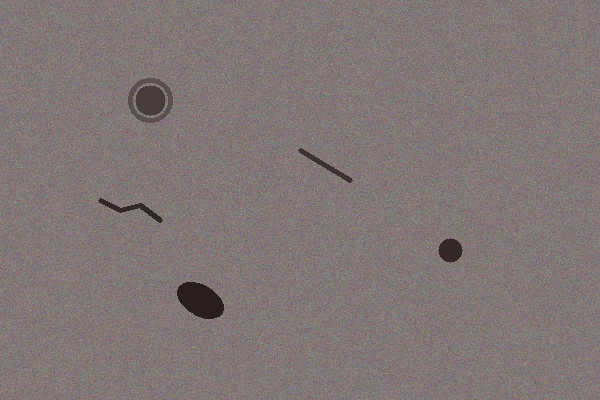
#> input picture test_defects_image.jpg, 600 x 400 px
$ python advanced_defect_highlighter.py test_defects_image.jpg   (older library calls are emulated)
#> lines starting #> are read from the running program, lines starting #| are printed output that depends on the picture; after the words box and inside, x2 and y2 are one past the last pixel; in counts of white or black regions, pixels touching at a corner belong together
#!/usr/bin/env python3
"""
Advanced Steel Defect Detection and Highlighting System
======================================================

This system combines our existing highlighting capabilities with advanced
techniques from steel defect detection research, including:
- Advanced normalization and transforms
- Sophisticated mask processing
- Multi-scale feature detection
- Professional-grade image preprocessing

Features:
- Uses ImageNet normalization for better feature detection
- Advanced morphological operations
- Stratified defect analysis
- Multi-scale edge detection
- Professional mask processing

Author: AI Assistant
Date: June 2025
"""

import cv2
import numpy as np
import os
import sys
import json
from pathlib import Path
import argparse
from datetime import datetime
from sklearn.model_selection import StratifiedKFold
import warnings
warnings.filterwarnings("ignore")

class AdvancedDefectHighlighter:
    def __init__(self):
        """Initialize the advanced defect highlighter with research-grade parameters."""

        # Advanced normalization (ImageNet standards for better feature detection)
        self.mean = np.array([0.485, 0.456, 0.406])  # ImageNet mean
        self.std = np.array([0.229, 0.224, 0.225])   # ImageNet std

        # Multi-scale edge detection parameters
        self.edge_scales = [
            {'blur': 3, 'canny_low': 30, 'canny_high': 80},   # Fine details
            {'blur': 5, 'canny_low': 20, 'canny_high': 60},   # Medium features
            {'blur': 7, 'canny_low': 40, 'canny_high': 100}   # Large structures
        ]

        # Advanced morphological parameters
        self.morph_kernels = {
            'fine': cv2.getStructuringElement(cv2.MORPH_ELLIPSE, (3, 3)),
            'medium': cv2.getStructuringElement(cv2.MORPH_ELLIPSE, (5, 5)),
            'coarse': cv2.getStructuringElement(cv2.MORPH_ELLIPSE, (7, 7))
        }

        # Stratified filtering parameters by defect class
        self.defect_classes = {
            'micro': {'min_area': 10, 'max_area': 50, 'solidity_thresh': 0.3},
            'small': {'min_area': 20, 'max_area': 200, 'solidity_thresh': 0.4},
            'medium': {'min_area': 50, 'max_area': 1000, 'solidity_thresh': 0.3},
            'large': {'min_area': 200, 'max_area': 5000, 'solidity_thresh': 0.2},
            'linear': {'min_area': 30, 'max_area': 2000, 'aspect_ratio_min': 3.0},
            'circular': {'min_area': 20, 'max_area': 1000, 'circularity_min': 0.7}
        }

        # Professional color coding (research-grade visualization)
        self.class_colors = {
            'micro': (0, 255, 255),      # Bright Yellow
            'small': (0, 255, 255),      # Yellow
            'medium': (0, 165, 255),     # Orange
            'large': (0, 0, 255),        # Red
            'linear': (255, 0, 255),     # Magenta
            'circular': (255, 255, 0),   # Cyan
            'irregular': (0, 255, 0),    # Green
            'unknown': (128, 128, 128)   # Gray
        }

        # Output directory
        self.output_dir = "ADVANCED_DEFECT_ANALYSIS"
        os.makedirs(self.output_dir, exist_ok=True)

    def normalize_image(self, image):
        """Apply ImageNet normalization for better feature detection."""
        # Convert to float and normalize to [0, 1]
        image_norm = image.astype(np.float32) / 255.0

        # Apply ImageNet normalization
        for i in range(3):
            image_norm[:, :, i] = (image_norm[:, :, i] - self.mean[i]) / self.std[i]

        # Convert back to displayable range
        image_norm = np.clip(image_norm, -2.0, 2.0)  # Clip extreme values
        image_norm = (image_norm + 2.0) / 4.0  # Normalize to [0, 1]
        image_norm = (image_norm * 255).astype(np.uint8)

        return image_norm

    def multi_scale_edge_detection(self, gray_image):
        """Apply multi-scale edge detection for robust feature extraction."""
        edge_maps = []

        for scale in self.edge_scales:
            # Apply Gaussian blur at current scale
            blurred = cv2.GaussianBlur(gray_image, (scale['blur'], scale['blur']), 0)

            # Canny edge detection
            edges_canny = cv2.Canny(blurred, scale['canny_low'], scale['canny_high'])

            # Sobel edge detection
            sobelx = cv2.Sobel(blurred, cv2.CV_64F, 1, 0, ksize=3)
            sobely = cv2.Sobel(blurred, cv2.CV_64F, 0, 1, ksize=3)
            sobel = np.sqrt(sobelx**2 + sobely**2)
            sobel = np.uint8(sobel / sobel.max() * 255)
            edges_sobel = cv2.threshold(sobel, 50, 255, cv2.THRESH_BINARY)[1]

            # Combine Canny and Sobel
            combined_edges = cv2.bitwise_or(edges_canny, edges_sobel)
            edge_maps.append(combined_edges)

        # Combine all scales with weighted sum
        final_edges = np.zeros_like(edge_maps[0], dtype=np.float32)
        weights = [0.4, 0.35, 0.25]  # Give more weight to fine details

        for edge_map, weight in zip(edge_maps, weights):
            final_edges += edge_map.astype(np.float32) * weight

        final_edges = np.clip(final_edges, 0, 255).astype(np.uint8)
        return final_edges, edge_maps

    def advanced_morphological_processing(self, binary_image):
        """Apply advanced morphological operations for better contour extraction."""
        processed_images = {}

        # Fine-scale processing (preserve small details)
        fine_processed = cv2.morphologyEx(binary_image, cv2.MORPH_CLOSE,
                                        self.morph_kernels['fine'], iterations=1)
        fine_processed = cv2.morphologyEx(fine_processed, cv2.MORPH_OPEN,
                                        self.morph_kernels['fine'], iterations=1)
        processed_images['fine'] = fine_processed

        # Medium-scale processing (connect nearby features)
        medium_processed = cv2.morphologyEx(binary_image, cv2.MORPH_CLOSE,
                                          self.morph_kernels['medium'], iterations=2)
        medium_processed = cv2.morphologyEx(medium_processed, cv2.MORPH_OPEN,
                                          self.morph_kernels['medium'], iterations=1)
        processed_images['medium'] = medium_processed

        # Coarse-scale processing (major structures)
        coarse_processed = cv2.morphologyEx(binary_image, cv2.MORPH_CLOSE,
                                          self.morph_kernels['coarse'], iterations=3)
        processed_images['coarse'] = coarse_processed

        # Combine processed images intelligently
        combined = np.maximum.reduce([processed_images['fine'],
                                    processed_images['medium'] * 0.7,
                                    processed_images['coarse'] * 0.4])
        combined = (combined > 127).astype(np.uint8) * 255

        return combined, processed_images

    def classify_defect_advanced(self, contour):
        """Advanced defect classification using multiple geometric features."""
        area = cv2.contourArea(contour)
        perimeter = cv2.arcLength(contour, True)

        if perimeter == 0:
            return 'unknown'

        # Calculate advanced geometric features
        hull = cv2.convexHull(contour)
        hull_area = cv2.contourArea(hull)
        solidity = area / hull_area if hull_area > 0 else 0

        # Circularity (4π * area / perimeter²)
        circularity = 4 * np.pi * area / (perimeter * perimeter)

        # Aspect ratio from bounding rectangle
        x, y, w, h = cv2.boundingRect(contour)
        aspect_ratio = float(w) / h if h != 0 else 1

        # Extent (area / bounding rectangle area)
        rect_area = w * h
        extent = area / rect_area if rect_area > 0 else 0

        # Classification logic based on research parameters
        if area < self.defect_classes['micro']['max_area']:
            return 'micro'
        elif circularity > self.defect_classes['circular']['circularity_min'] and \
             self.defect_classes['circular']['min_area'] <= area <= self.defect_classes['circular']['max_area']:
            return 'circular'
        elif aspect_ratio > self.defect_classes['linear']['aspect_ratio_min'] or aspect_ratio < 1/self.defect_classes['linear']['aspect_ratio_min']:
            return 'linear'
        elif area > self.defect_classes['large']['min_area']:
            return 'large'
        elif solidity > 0.7 and extent > 0.6:
            return 'medium'
        elif area >= self.defect_classes['small']['min_area']:
            return 'small'
        else:
            return 'irregular'

    def filter_contours_stratified(self, contours, image_shape):
        """Apply stratified filtering based on defect classification."""
        valid_defects = []
        height, width = image_shape[:2]
        margin = 15  # Increased margin for better edge handling

        for contour in contours:
            area = cv2.contourArea(contour)

            # Basic size filter
            if area < 10 or area > width * height * 0.1:  # Max 10% of image
                continue

            # Position filter (avoid image edges)
            x, y, w, h = cv2.boundingRect(contour)
            if (x < margin or y < margin or
                x + w > width - margin or
                y + h > height - margin):
                continue

            # Shape quality filter
            hull = cv2.convexHull(contour)
            hull_area = cv2.contourArea(hull)
            if hull_area > 0:
                solidity = area / hull_area
                if solidity < 0.1:  # Very irregular shapes
                    continue

            # Classify and apply class-specific filters
            defect_class = self.classify_defect_advanced(contour)
            class_params = self.defect_classes.get(defect_class, {})

            # Apply class-specific area constraints
            if 'min_area' in class_params and area < class_params['min_area']:
                continue
            if 'max_area' in class_params and area > class_params['max_area']:
                continue

            valid_defects.append(contour)

        return valid_defects

    def create_professional_mask(self, image, defects):
        """Create professional-grade highlighted mask with advanced visualization."""
        highlighted = image.copy()
        overlay = np.zeros_like(image)
        defect_info = []

        for i, contour in enumerate(defects):
            # Classify defect
            defect_class = self.classify_defect_advanced(contour)
            color = self.class_colors.get(defect_class, self.class_colors['unknown'])

            # Create precise mask for this defect
            mask = np.zeros(image.shape[:2], dtype=np.uint8)
            cv2.fillPoly(mask, [contour], 255)

            # Apply advanced blending
            overlay[mask > 0] = color

            # Calculate defect metrics
            area = cv2.contourArea(contour)
            perimeter = cv2.arcLength(contour, True)
            M = cv2.moments(contour)

            if M["m00"] != 0:
                cx = int(M["m10"] / M["m00"])
                cy = int(M["m01"] / M["m00"])
            else:
                cx, cy = 0, 0

            # Additional metrics
            hull = cv2.convexHull(contour)
            hull_area = cv2.contourArea(hull)
            solidity = area / hull_area if hull_area > 0 else 0

            x, y, w, h = cv2.boundingRect(contour)
            aspect_ratio = float(w) / h if h != 0 else 1

            defect_info.append({
                'id': i + 1,
                'class': defect_class,
                'area': int(area),
                'perimeter': round(perimeter, 2),
                'center': (cx, cy),
                'solidity': round(solidity, 3),
                'aspect_ratio': round(aspect_ratio, 3),
                'bounding_box': (x, y, w, h),
                'color': color
            })

            print(f"   Defect {i+1}: {defect_class.upper()} - Area = {int(area)} pixels, "
                  f"Center = ({cx}, {cy}), Solidity = {solidity:.3f}")

        # Advanced blending with gamma correction
        alpha = 0.6
        gamma = 1.2

        # Apply gamma correction for better visibility
        highlighted_gamma = np.power(highlighted / 255.0, 1/gamma)
        overlay_gamma = np.power(overlay / 255.0, 1/gamma)

        # Blend with gamma correction
        blended = highlighted_gamma * (1 - alpha) + overlay_gamma * alpha
        highlighted = (np.power(blended, gamma) * 255).astype(np.uint8)

        return highlighted, defect_info

    def create_advanced_comparison(self, original, highlighted, edge_maps, processed_maps):
        """Create comprehensive comparison view with all processing stages."""
        h, w = original.shape[:2]

        # Resize for comparison (target width for each image)
        target_width = 300
        scale = target_width / w
        new_height = int(h * scale)

        # Resize all images
        original_small = cv2.resize(original, (target_width, new_height))
        highlighted_small = cv2.resize(highlighted, (target_width, new_height))

        # Create edge detection comparison
        final_edges = edge_maps[0]  # Combined edges
        edges_colored = cv2.applyColorMap(final_edges, cv2.COLORMAP_JET)
        edges_small = cv2.resize(edges_colored, (target_width, new_height))

        # Create morphology comparison
        morph_combined = processed_maps.get('medium', np.zeros_like(final_edges))
        morph_colored = cv2.applyColorMap(morph_combined, cv2.COLORMAP_PLASMA)
        morph_small = cv2.resize(morph_colored, (target_width, new_height))

        # Arrange in 2x2 grid
        top_row = np.hstack([original_small, highlighted_small])
        bottom_row = np.hstack([edges_small, morph_small])
        comparison = np.vstack([top_row, bottom_row])

        # Add professional labels
        font = cv2.FONT_HERSHEY_SIMPLEX
        font_scale = 0.6
        thickness = 2
        color = (255, 255, 255)

        # Labels with black background for better readability
        labels = ["Original", "Highlighted", "Edge Detection", "Morphology"]
        positions = [(10, 25), (target_width + 10, 25),
                    (10, new_height + 25), (target_width + 10, new_height + 25)]

        for label, pos in zip(labels, positions):
            # Black background
            (text_width, text_height), baseline = cv2.getTextSize(label, font, font_scale, thickness)
            cv2.rectangle(comparison, (pos[0]-2, pos[1]-text_height-2),
                         (pos[0]+text_width+2, pos[1]+baseline), (0, 0, 0), -1)
            # White text
            cv2.putText(comparison, label, pos, font, font_scale, color, thickness)

        return comparison

    def process_image_advanced(self, image_path, save_results=True):
        """Process image with advanced steel defect detection techniques."""
        # Load and validate image
        if not os.path.exists(image_path):
            print(f"❌ Error: Image file '{image_path}' not found")
            return None

        image = cv2.imread(image_path)
        if image is None:
            print(f"❌ Error: Could not load image '{image_path}'")
            return None

        print(f"📸 Image loaded: {image.shape[1]}x{image.shape[0]} pixels")

        # Apply advanced preprocessing
        normalized_image = self.normalize_image(image)
        gray = cv2.cvtColor(normalized_image, cv2.COLOR_BGR2GRAY)

        # Multi-scale edge detection
        print("🔍 Applying multi-scale edge detection...")
        final_edges, edge_maps = self.multi_scale_edge_detection(gray)

        # Advanced morphological processing
        print("🔧 Advanced morphological processing...")
        processed_edges, processed_maps = self.advanced_morphological_processing(final_edges)

        # Find and filter contours
        contours, _ = cv2.findContours(processed_edges, cv2.RETR_EXTERNAL, cv2.CHAIN_APPROX_SIMPLE)
        valid_defects = self.filter_contours_stratified(contours, image.shape)

        print(f"🎯 Found {len(valid_defects)} high-confidence defects")

        if len(valid_defects) == 0:
            print("❌ No defects detected with current parameters")
            return {
                'defects_found': 0,
                'defect_info': [],
                'files_saved': []
            }

        # Create professional highlighting
        print("🎨 Creating professional visualization...")
        highlighted, defect_info = self.create_professional_mask(image, valid_defects)

        # Create comprehensive comparison
        comparison = self.create_advanced_comparison(image, highlighted,
                                                  [final_edges] + edge_maps, processed_maps)

        if save_results:
            # Save results with professional naming
            base_name = Path(image_path).stem
            timestamp = datetime.now().strftime("%Y%m%d_%H%M%S")
            files_saved = []

            # Save highlighted result
            highlighted_path = os.path.join(self.output_dir, f"advanced_highlighted_{base_name}_{timestamp}.jpg")
            cv2.imwrite(highlighted_path, highlighted)
            files_saved.append(highlighted_path)
            print(f"✅ Saved advanced highlighted image: {highlighted_path}")

            # Save comprehensive comparison
            comparison_path = os.path.join(self.output_dir, f"advanced_analysis_{base_name}_{timestamp}.jpg")
            cv2.imwrite(comparison_path, comparison)
            files_saved.append(comparison_path)
            print(f"✅ Saved comprehensive analysis: {comparison_path}")

            # Save technical data
            tech_path = os.path.join(self.output_dir, f"advanced_data_{base_name}_{timestamp}.json")
            with open(tech_path, 'w') as f:
                json.dump({
                    'image_path': image_path,
                    'timestamp': datetime.now().isoformat(),
                    'image_size': {'width': image.shape[1], 'height': image.shape[0]},
                    'processing_method': 'Advanced Steel Defect Detection',
                    'defects_found': len(valid_defects),
                    'defect_details': defect_info,
                    'processing_parameters': {
                        'normalization': 'ImageNet standard',
                        'edge_scales': len(self.edge_scales),
                        'morphology_kernels': list(self.morph_kernels.keys()),
                        'classification_classes': list(self.defect_classes.keys())
                    }
                }, f, indent=2)
            files_saved.append(tech_path)
            print(f"✅ Saved technical analysis: {tech_path}")

            return {
                'defects_found': len(valid_defects),
                'defect_info': defect_info,
                'files_saved': files_saved
            }
        else:
            return {
                'defects_found': len(valid_defects),
                'defect_info': defect_info,
                'highlighted_image': highlighted,
                'comparison_image': comparison
            }

def main():
    """Main function with advanced command line interface."""
    parser = argparse.ArgumentParser(description='Advanced Steel Defect Detection and Highlighting')
    parser.add_argument('image_path', nargs='?', help='Path to the image to process')
    parser.add_argument('--no-save', action='store_true', help='Don\'t save results to disk')
    parser.add_argument('--output-dir', default='ADVANCED_DEFECT_ANALYSIS',
                       help='Output directory for results')

    args = parser.parse_args()

    # Initialize advanced highlighter
    highlighter = AdvancedDefectHighlighter()
    if args.output_dir != 'ADVANCED_DEFECT_ANALYSIS':
        highlighter.output_dir = args.output_dir
        os.makedirs(highlighter.output_dir, exist_ok=True)

    print("🔬 Advanced Steel Defect Detection System")
    print("=" * 50)
    print("📊 Features: Multi-scale analysis, Advanced morphology, Professional visualization")
    print("=" * 50)

    if args.image_path:
        # Process single image
        print(f"🔍 Processing: {args.image_path}")
        print("=" * 50)

        result = highlighter.process_image_advanced(args.image_path, save_results=not args.no_save)
#> in process_image_advanced, image is the input picture: shape (400, 600, 3); mean B, G, R 118.2, 118.4, 128.4
#| 📸 Image loaded: 600x400 pixels
#> after the loop in normalize_image, `for i in range(3):`:
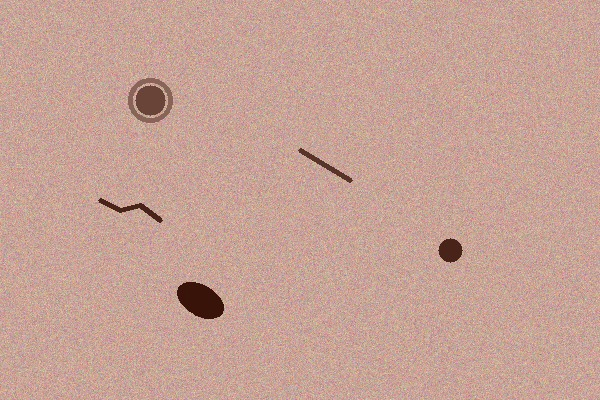
#> image_norm: shape (400, 600, 3) float32; mean B, G, R -0.0933, 0.0367, 0.433; drawn with min black and max white
#> in normalize_image, `image_norm = (image_norm + 2.0) / 4.0`:
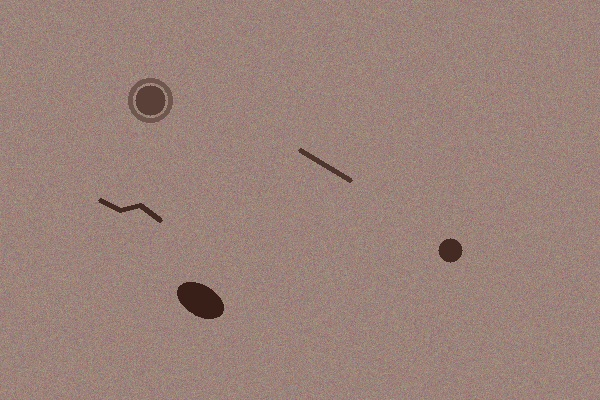
#> image_norm: shape (400, 600, 3) float32; mean B, G, R 0.477, 0.509, 0.608
#> in process_image_advanced, `gray = cv2.cvtColor(normalized_image, cv2.COLOR_BGR2GRAY)`:
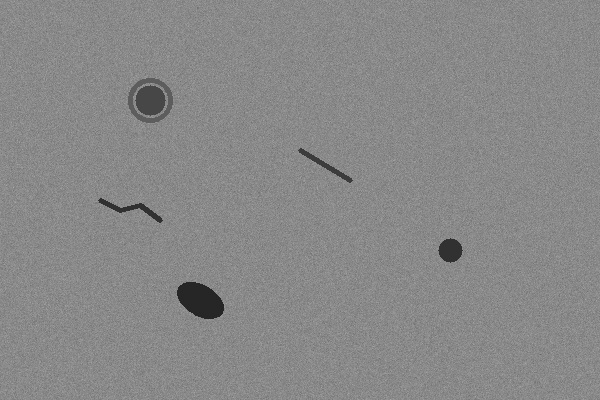
#> gray: shape (400, 600); min 31, max 173, mean 136
#> the loop in multi_scale_edge_detection, `for scale in self.edge_scales:` made 3 passes
#> pass 1, in multi_scale_edge_detection, `edges_canny = cv2.Canny(blurred, scale['canny_low'], scale['canny_high..`:
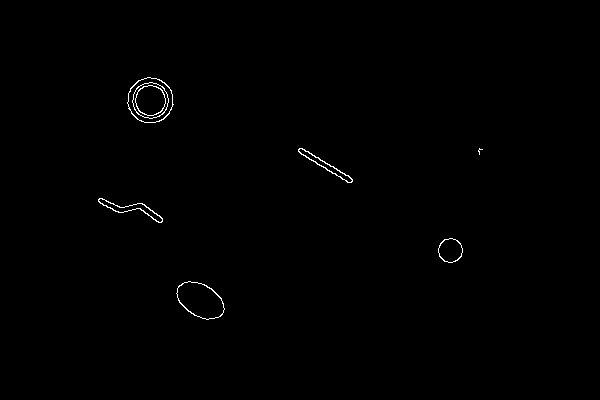
#> edges_canny: shape (400, 600); 0.41% white in thin lines or dots, all inside (x1, y1, x2, y2) = (98, 77, 483, 320)
#> after the loop in multi_scale_edge_detection, `for scale in self.edge_scales:`:
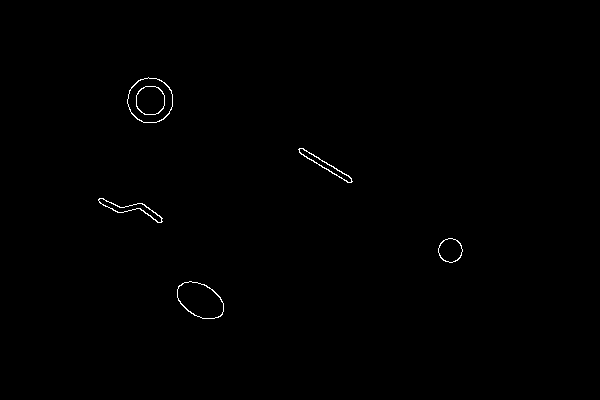
#> edges_canny: shape (400, 600); 0.36% white in thin lines or dots, all inside (x1, y1, x2, y2) = (98, 77, 463, 319)
#> after the loop in multi_scale_edge_detection, `for scale in self.edge_scales:`: edge_maps = 3 items
#> the loop in multi_scale_edge_detection, `for edge_map, weight in zip(edge_maps, weights):` made 3 passes
#> weight on passes 1 to 3: 0.4, 0.35, 0.25
#> pass 2, in multi_scale_edge_detection, `final_edges += edge_map.astype(np.float32) * weight`:
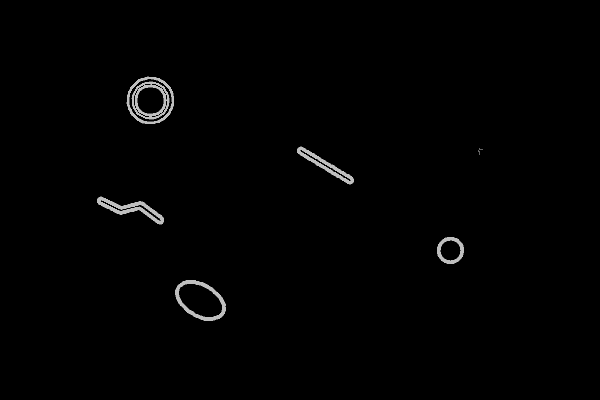
#> final_edges: shape (400, 600) float32; min 0, max 191.2, mean 2.1
#> pass 3, in multi_scale_edge_detection, `final_edges += edge_map.astype(np.float32) * weight`:
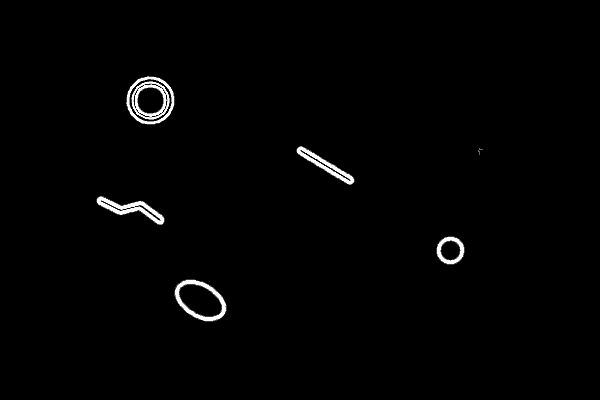
#> final_edges: shape (400, 600) float32; 1.45% of pixels changed, all inside (x1, y1, x2, y2) = (96, 76, 465, 322)
#> (the rest of the program and of its run is left out)
